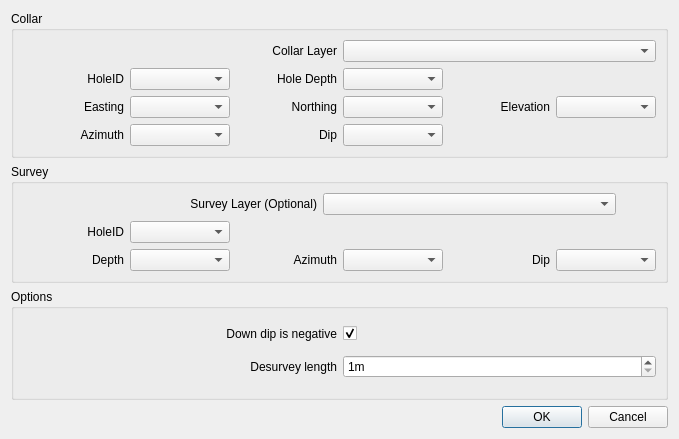
<?xml version="1.0" encoding="UTF-8"?>
<ui version="4.0">
 <class>desurveyHole_dialog</class>
 <widget class="QDialog" name="desurveyHole_dialog">
  <property name="geometry">
   <rect>
    <x>0</x>
    <y>0</y>
    <width>679</width>
    <height>439</height>
   </rect>
  </property>
  <property name="windowTitle">
   <string>Desurvey Hole</string>
  </property>
  <layout class="QVBoxLayout" name="verticalLayout">
   <item>
    <widget class="QGroupBox" name="groupCollar">
     <property name="title">
      <string>Collar</string>
     </property>
     <layout class="QVBoxLayout" name="verticalLayout_2">
      <item>
       <layout class="QHBoxLayout" name="horizontalLayout">
        <property name="topMargin">
         <number>0</number>
        </property>
        <item>
         <widget class="QLabel" name="label">
          <property name="text">
           <string>Collar Layer</string>
          </property>
          <property name="alignment">
           <set>Qt::AlignRight|Qt::AlignTrailing|Qt::AlignVCenter</set>
          </property>
         </widget>
        </item>
        <item>
         <widget class="QgsMapLayerComboBox" name="lbCollarLayer">
          <property name="showCrs">
           <bool>true</bool>
          </property>
         </widget>
        </item>
       </layout>
      </item>
      <item>
       <layout class="QGridLayout" name="gridLayout_3" columnstretch="0,0,0,0,0,0">
        <property name="topMargin">
         <number>0</number>
        </property>
        <item row="0" column="2">
         <widget class="QLabel" name="label_21">
          <property name="text">
           <string>Hole Depth</string>
          </property>
          <property name="alignment">
           <set>Qt::AlignRight|Qt::AlignTrailing|Qt::AlignVCenter</set>
          </property>
         </widget>
        </item>
        <item row="2" column="1">
         <widget class="QgsFieldComboBox" name="fbCollarAz">
          <property name="minimumSize">
           <size>
            <width>0</width>
            <height>0</height>
           </size>
          </property>
          <property name="currentIndex">
           <number>-1</number>
          </property>
          <property name="allowEmptyFieldName">
           <bool>true</bool>
          </property>
         </widget>
        </item>
        <item row="1" column="3">
         <widget class="QgsFieldComboBox" name="fbCollarNorth">
          <property name="minimumSize">
           <size>
            <width>0</width>
            <height>0</height>
           </size>
          </property>
         </widget>
        </item>
        <item row="1" column="2">
         <widget class="QLabel" name="label_9">
          <property name="text">
           <string>Northing</string>
          </property>
          <property name="alignment">
           <set>Qt::AlignRight|Qt::AlignTrailing|Qt::AlignVCenter</set>
          </property>
         </widget>
        </item>
        <item row="2" column="2">
         <widget class="QLabel" name="label_16">
          <property name="text">
           <string>Dip</string>
          </property>
          <property name="alignment">
           <set>Qt::AlignRight|Qt::AlignTrailing|Qt::AlignVCenter</set>
          </property>
         </widget>
        </item>
        <item row="1" column="1">
         <widget class="QgsFieldComboBox" name="fbCollarEast"/>
        </item>
        <item row="1" column="4">
         <widget class="QLabel" name="label_10">
          <property name="text">
           <string>Elevation</string>
          </property>
          <property name="alignment">
           <set>Qt::AlignRight|Qt::AlignTrailing|Qt::AlignVCenter</set>
          </property>
         </widget>
        </item>
        <item row="0" column="1">
         <widget class="QgsFieldComboBox" name="fbCollarId">
          <property name="minimumSize">
           <size>
            <width>0</width>
            <height>0</height>
           </size>
          </property>
          <property name="allowEmptyFieldName">
           <bool>false</bool>
          </property>
         </widget>
        </item>
        <item row="2" column="0">
         <widget class="QLabel" name="label_15">
          <property name="text">
           <string>Azimuth</string>
          </property>
          <property name="alignment">
           <set>Qt::AlignRight|Qt::AlignTrailing|Qt::AlignVCenter</set>
          </property>
         </widget>
        </item>
        <item row="0" column="0">
         <widget class="QLabel" name="label_7">
          <property name="minimumSize">
           <size>
            <width>0</width>
            <height>0</height>
           </size>
          </property>
          <property name="text">
           <string>HoleID</string>
          </property>
          <property name="alignment">
           <set>Qt::AlignRight|Qt::AlignTrailing|Qt::AlignVCenter</set>
          </property>
         </widget>
        </item>
        <item row="1" column="0">
         <widget class="QLabel" name="label_8">
          <property name="text">
           <string>Easting</string>
          </property>
          <property name="alignment">
           <set>Qt::AlignRight|Qt::AlignTrailing|Qt::AlignVCenter</set>
          </property>
         </widget>
        </item>
        <item row="1" column="5">
         <widget class="QgsFieldComboBox" name="fbCollarElev">
          <property name="minimumSize">
           <size>
            <width>0</width>
            <height>0</height>
           </size>
          </property>
         </widget>
        </item>
        <item row="2" column="3">
         <widget class="QgsFieldComboBox" name="fbCollarDip">
          <property name="currentIndex">
           <number>-1</number>
          </property>
          <property name="allowEmptyFieldName">
           <bool>true</bool>
          </property>
         </widget>
        </item>
        <item row="0" column="3">
         <widget class="QgsFieldComboBox" name="fbCollarDepth"/>
        </item>
       </layout>
      </item>
     </layout>
    </widget>
   </item>
   <item>
    <widget class="QGroupBox" name="groupSurvey">
     <property name="title">
      <string>Survey</string>
     </property>
     <layout class="QVBoxLayout" name="verticalLayout_3">
      <item>
       <layout class="QHBoxLayout" name="horizontalLayout_3">
        <property name="topMargin">
         <number>0</number>
        </property>
        <item>
         <widget class="QLabel" name="label_2">
          <property name="text">
           <string>Survey Layer (Optional)</string>
          </property>
          <property name="alignment">
           <set>Qt::AlignRight|Qt::AlignTrailing|Qt::AlignVCenter</set>
          </property>
         </widget>
        </item>
        <item>
         <widget class="QgsMapLayerComboBox" name="lbSurveyLayer">
          <property name="currentIndex">
           <number>-1</number>
          </property>
          <property name="allowEmptyLayer">
           <bool>true</bool>
          </property>
          <property name="showCrs">
           <bool>false</bool>
          </property>
         </widget>
        </item>
        <item>
         <spacer name="horizontalSpacer_2">
          <property name="orientation">
           <enum>Qt::Horizontal</enum>
          </property>
          <property name="sizeType">
           <enum>QSizePolicy::Minimum</enum>
          </property>
          <property name="sizeHint" stdset="0">
           <size>
            <width>40</width>
            <height>20</height>
           </size>
          </property>
         </spacer>
        </item>
       </layout>
      </item>
      <item>
       <layout class="QGridLayout" name="gridLayout_2">
        <property name="topMargin">
         <number>0</number>
        </property>
        <item row="0" column="1">
         <widget class="QgsFieldComboBox" name="fbSurveyId">
          <property name="minimumSize">
           <size>
            <width>0</width>
            <height>0</height>
           </size>
          </property>
         </widget>
        </item>
        <item row="0" column="0">
         <widget class="QLabel" name="label_11">
          <property name="minimumSize">
           <size>
            <width>0</width>
            <height>0</height>
           </size>
          </property>
          <property name="text">
           <string>HoleID</string>
          </property>
          <property name="alignment">
           <set>Qt::AlignRight|Qt::AlignTrailing|Qt::AlignVCenter</set>
          </property>
         </widget>
        </item>
        <item row="1" column="1">
         <widget class="QgsFieldComboBox" name="fbSurveyDepth">
          <property name="minimumSize">
           <size>
            <width>0</width>
            <height>0</height>
           </size>
          </property>
         </widget>
        </item>
        <item row="1" column="0">
         <widget class="QLabel" name="label_13">
          <property name="text">
           <string>Depth</string>
          </property>
          <property name="alignment">
           <set>Qt::AlignRight|Qt::AlignTrailing|Qt::AlignVCenter</set>
          </property>
         </widget>
        </item>
        <item row="1" column="4">
         <widget class="QLabel" name="label_12">
          <property name="text">
           <string>Dip</string>
          </property>
          <property name="alignment">
           <set>Qt::AlignRight|Qt::AlignTrailing|Qt::AlignVCenter</set>
          </property>
         </widget>
        </item>
        <item row="1" column="2">
         <widget class="QLabel" name="label_14">
          <property name="text">
           <string>Azimuth</string>
          </property>
          <property name="alignment">
           <set>Qt::AlignRight|Qt::AlignTrailing|Qt::AlignVCenter</set>
          </property>
         </widget>
        </item>
        <item row="1" column="3">
         <widget class="QgsFieldComboBox" name="fbSurveyAz">
          <property name="minimumSize">
           <size>
            <width>0</width>
            <height>0</height>
           </size>
          </property>
         </widget>
        </item>
        <item row="1" column="5">
         <widget class="QgsFieldComboBox" name="fbSurveyDip">
          <property name="minimumSize">
           <size>
            <width>0</width>
            <height>0</height>
           </size>
          </property>
         </widget>
        </item>
       </layout>
      </item>
     </layout>
    </widget>
   </item>
   <item>
    <widget class="QGroupBox" name="groupOptions">
     <property name="title">
      <string>Options</string>
     </property>
     <layout class="QGridLayout" name="gridLayout_4">
      <item row="2" column="1">
       <widget class="QSpinBox" name="sbDesurveyLength">
        <property name="suffix">
         <string>m</string>
        </property>
        <property name="minimum">
         <number>1</number>
        </property>
        <property name="maximum">
         <number>5</number>
        </property>
       </widget>
      </item>
      <item row="0" column="1">
       <widget class="QCheckBox" name="checkDownDipNegative">
        <property name="layoutDirection">
         <enum>Qt::LeftToRight</enum>
        </property>
        <property name="text">
         <string/>
        </property>
        <property name="checked">
         <bool>true</bool>
        </property>
       </widget>
      </item>
      <item row="0" column="0">
       <widget class="QLabel" name="label_18">
        <property name="text">
         <string>Down dip is negative</string>
        </property>
        <property name="alignment">
         <set>Qt::AlignRight|Qt::AlignTrailing|Qt::AlignVCenter</set>
        </property>
       </widget>
      </item>
      <item row="2" column="0">
       <widget class="QLabel" name="label_17">
        <property name="text">
         <string>Desurvey length</string>
        </property>
        <property name="alignment">
         <set>Qt::AlignRight|Qt::AlignTrailing|Qt::AlignVCenter</set>
        </property>
       </widget>
      </item>
     </layout>
    </widget>
   </item>
   <item>
    <widget class="QDialogButtonBox" name="buttonBox">
     <property name="orientation">
      <enum>Qt::Horizontal</enum>
     </property>
     <property name="standardButtons">
      <set>QDialogButtonBox::Cancel|QDialogButtonBox::Ok</set>
     </property>
    </widget>
   </item>
  </layout>
 </widget>
 <customwidgets>
  <customwidget>
   <class>QgsFieldComboBox</class>
   <extends>QComboBox</extends>
   <header>qgsfieldcombobox.h</header>
  </customwidget>
  <customwidget>
   <class>QgsMapLayerComboBox</class>
   <extends>QComboBox</extends>
   <header>qgsmaplayercombobox.h</header>
  </customwidget>
 </customwidgets>
 <tabstops>
  <tabstop>lbCollarLayer</tabstop>
  <tabstop>fbCollarId</tabstop>
  <tabstop>fbCollarEast</tabstop>
  <tabstop>fbCollarNorth</tabstop>
  <tabstop>fbCollarElev</tabstop>
  <tabstop>fbCollarAz</tabstop>
  <tabstop>fbCollarDip</tabstop>
  <tabstop>lbSurveyLayer</tabstop>
  <tabstop>fbSurveyId</tabstop>
  <tabstop>fbSurveyDepth</tabstop>
  <tabstop>fbSurveyAz</tabstop>
  <tabstop>fbSurveyDip</tabstop>
  <tabstop>checkDownDipNegative</tabstop>
  <tabstop>sbDesurveyLength</tabstop>
 </tabstops>
 <resources/>
 <connections>
  <connection>
   <sender>buttonBox</sender>
   <signal>accepted()</signal>
   <receiver>desurveyHole_dialog</receiver>
   <slot>accept()</slot>
   <hints>
    <hint type="sourcelabel">
     <x>248</x>
     <y>254</y>
    </hint>
    <hint type="destinationlabel">
     <x>157</x>
     <y>274</y>
    </hint>
   </hints>
  </connection>
  <connection>
   <sender>buttonBox</sender>
   <signal>rejected()</signal>
   <receiver>desurveyHole_dialog</receiver>
   <slot>reject()</slot>
   <hints>
    <hint type="sourcelabel">
     <x>316</x>
     <y>260</y>
    </hint>
    <hint type="destinationlabel">
     <x>286</x>
     <y>274</y>
    </hint>
   </hints>
  </connection>
 </connections>
</ui>
